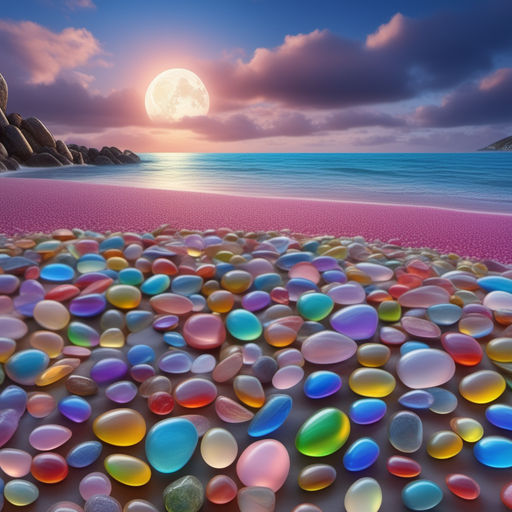
#> input picture Lab test/sun.jpeg, 512 x 512 px
$ python 2a.py
#> lines starting #> are read from the running program, lines starting #| are printed output that depends on the picture; after the words box and inside, x2 and y2 are one past the last pixel; in counts of white or black regions, pixels touching at a corner belong together
import numpy as np
import matplotlib.pyplot as plt
import cv2

image = cv2.imread("sun.jpeg", cv2.IMREAD_GRAYSCALE)
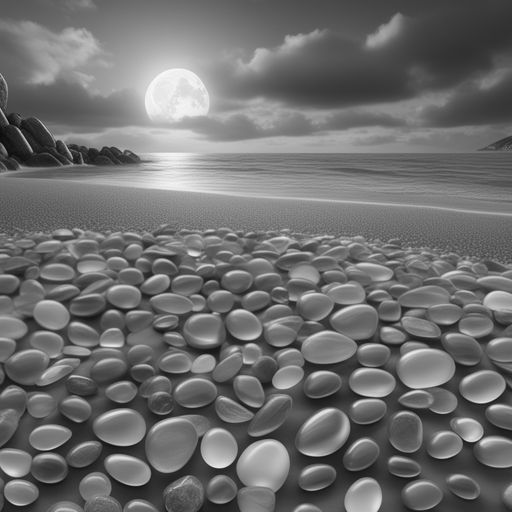
#> image: shape (512, 512); min 5, max 251, mean 110
max_gray_level = 200
min_gray_level = 50
enhanced_image = np.copy(image)

enhanced_image[enhanced_image < min_gray_level] = min_gray_level
#> enhanced_image: shape (512, 512); 5.85% of pixels changed, all inside (x1, y1, x2, y2) = (0, 30, 512, 512)
enhanced_image[enhanced_image > max_gray_level] = max_gray_level
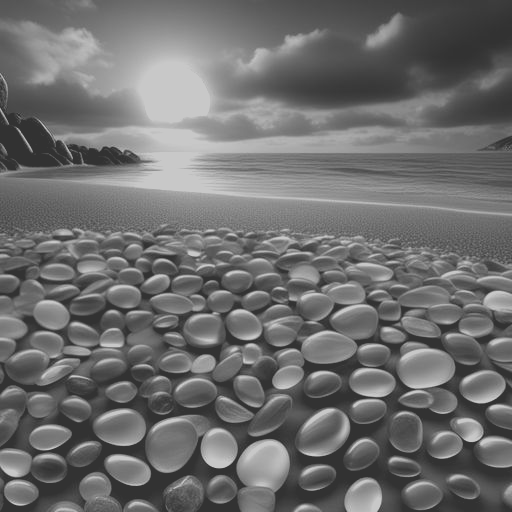
#> enhanced_image: shape (512, 512); min 50, max 200, mean 110.1

plt.figure(figsize=(12,9))
plt.subplot(1,3,1)
plt.imshow(image, cmap='gray')
plt.title('Original image')

plt.subplot(1,3,2)
plt.title('Enhanced image')
plt.imshow(enhanced_image, cmap='gray')
plt.show()
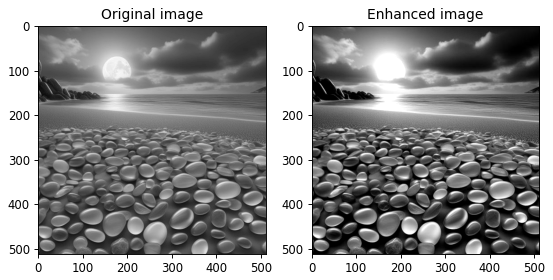
#> figure drawn by matplotlib, 2 panels
